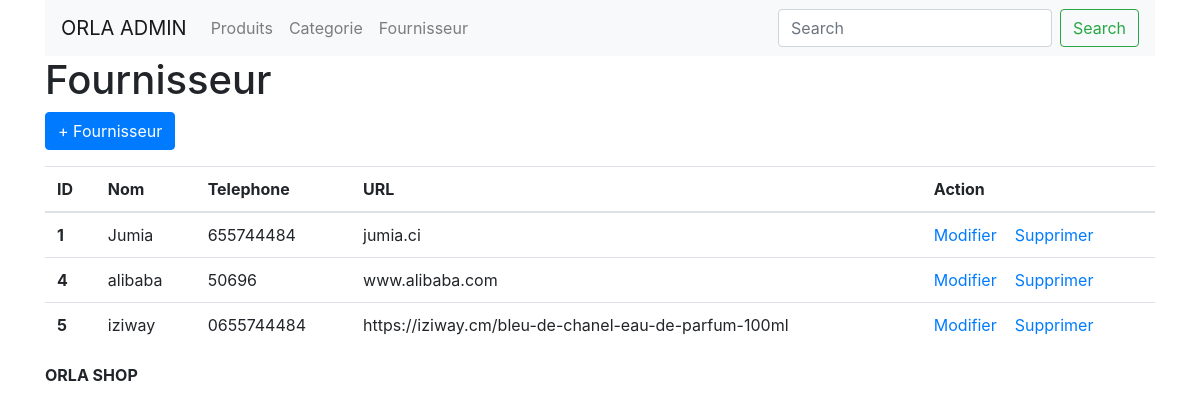
/admin/index.php?page=fournisseur (signed in), run on the app's committed database.
### tables this page shows
CREATE TABLE `fournisseur` (
  `id` int(11) NOT NULL,
  `nom` varchar(100) NOT NULL,
  `telephone` varchar(100) NOT NULL,
  `url` varchar(100) NOT NULL
);

### admin/modele/Fournisseur.php (called while the page is built, shortened)
<?php
class Fournisseur{
    private $link;
    function __construct(){
        $this->link = mysqli_connect("localhost","root","");
        mysqli_select_db($this->link,"orla");
    }
    public function findAll(){
        $liste = [];
        $i=0;
        $sql="SELECT * FROM fournisseur";
        $req = mysqli_query($this->link,"$sql");
        while($data = mysqli_fetch_array($req)){
            $liste[$i]['id'] = $data['id'];
            $liste[$i]['nom'] = $data['nom'];
            $liste[$i]['telephone'] = $data['telephone'];
            $liste[$i]['url'] = $data['url'];
            $i++;
        }
        return $liste;
    }
}

### admin/vue/fournisseur.php (the view, shortened to what this page needs)
<?php include ('vue/header.php');?>
<h1>Fournisseur</h1>
<p>
<a href="index.php?page=addfournisseur" class="btn btn-primary">+ Fournisseur</a>
</p>
<table class="table table-hover">
  <thead>
    <tr>
      <th scope="col">ID</th>
      <th scope="col">Nom</th>
      <th scope="col">Telephone</th>
      <th scope="col">URL</th>
      <th scope="col">Action</th>
    </tr>
  </thead>
  <tbody>
  <?php for($i=0;$i<sizeof($listeFournisseur);$i++){ ?>
    <tr>
      <th scope="row"><?php
      $id = $listeFournisseur[$i]['id'];
      echo $listeFournisseur[$i]['id'] ?></th>
      <td><?php echo $listeFournisseur[$i]['nom'] ?></td>
      <td><?php echo $listeFournisseur[$i]['telephone'] ?></td>
      <td><?php echo $listeFournisseur[$i]['url'] ?></td>
      <td><a href="index.php?page=modifierfournisseur&id=<?php echo $id; ?>">Modifier</a> &nbsp;&nbsp; <a href="?page=deletefournisseur&id=<?php echo $id; ?>" class="delete" id="<?php echo $id;?>">Supprimer</a></td>
    </tr>
  <?php } ?>
  </tbody>
</table>
<?php include ('vue/footer.php');?>

### data on the page
fournisseur: id "1", nom "Jumia", telephone "655744484", url "jumia.ci"
fournisseur: id "4", nom "alibaba", telephone "50696", url "www.alibaba.com"
fournisseur: id "5", nom "iziway", telephone "0655744484", url "https://iziway.cm/bleu-de-chanel-eau-de-parfum-100ml"
